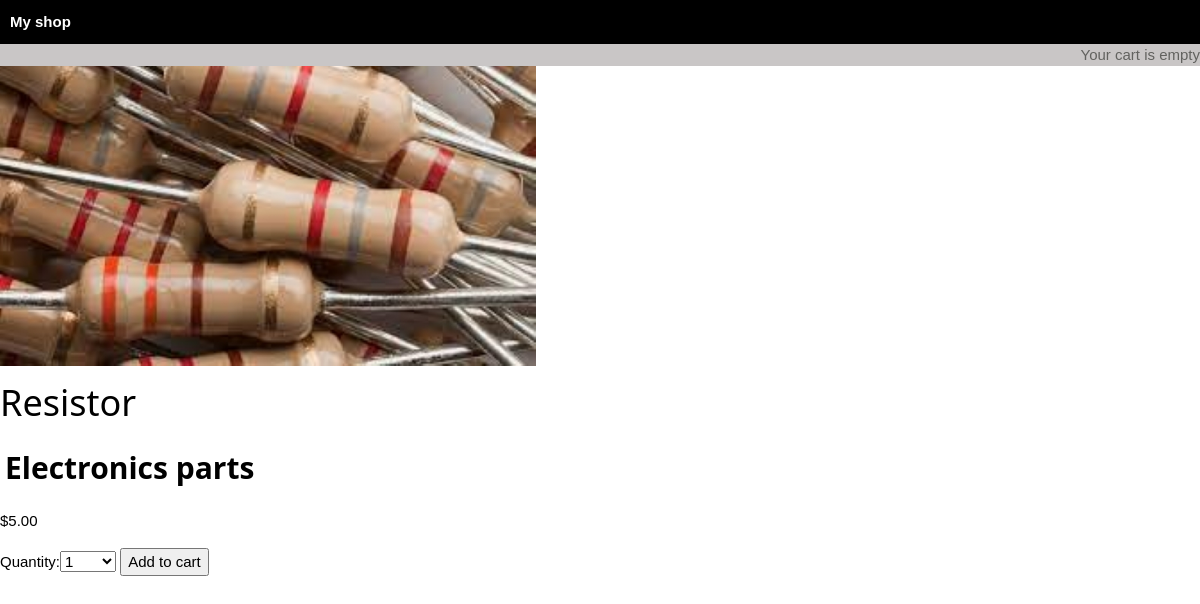
Screenshot of /5/resistor/ with the database file from the repository.
### shop/models.py (models this page shows, shortened)
class Product(models.Model):
    CURRENCY_CHOICES = ( ('#','naira'),)
    category = models.ForeignKey(Category, related_name='products',
                                    on_delete=models.CASCADE)
    name = models.CharField(max_length=200, db_index=True)
    slug = models.SlugField(max_length=200, db_index=True)
    image = models.ImageField(upload_to='products/%Y/%m/%d',blank=True)
    desc = models.TextField(blank=True)
    price = models.DecimalField(max_digits=12, decimal_places=2)
    currency = models.CharField(max_length=10,choices=CURRENCY_CHOICES, default='naira')
    available = models.BooleanField(default=True)
    created = models.DateTimeField(auto_now_add=True)
    updated = models.DateTimeField(auto_now=True)
    class Meta:
        ordering = ('name', 'price')
        index_together = (('id','slug'),)

class Category(models.Model):
    name = models.CharField(max_length=200, db_index=True)
    slug = models.SlugField(max_length=200, unique=True)
    class Meta:
        ordering = ('name',)
        verbose_name = 'category'
        verbose_name_plural = 'categories'
    def __str__(self) -> str:
        return self.name
    def get_absolute_url(self):
        return reverse('shop:product_list_by_category', args =[self.slug])

### shop/views.py (the view)
# urls.py: path('<int:id>/<slug:slug>/', views.product_detail,name='product_detail'),
def product_detail(request, id, slug):
    product = get_object_or_404(Product, id=id, slug=slug, available=True)
    cart_product_form = CartAddProductForm()
    return render(request,
                            'shop/detail.html',{'product':product,
                            'cart_product_form':cart_product_form})

### cart/forms.py
class CartAddProductForm(forms.Form):
    quantity = forms.TypedChoiceField(
        choices=PRODUCT_QUANTITY_CHOICES, coerce=int
    )
    override = forms.BooleanField(required=False, initial=False, widget=forms.HiddenInput)

### cart/cart.py (called while the page is built)
    def __len__(self):
        return sum(item['quantity'] for item in self.cart.values())

### cart/context_processors.py (called while the page is built)
def cart(request):
    return {'cart': Cart(request)}

### templates/shop/detail.html (shortened to what this page needs)
{% extends "shop/base.html" %}
{% load static %}
{% block content %}
<div class="product-detail">
    <img src="{% if product.image %}{{ product.image.url }}{% else %}
    {% static '' img/noimage.png' %}{% endif %}">
    <h1>{{ product.name }}</h1>
    <h2>
        <a href="{{ product.category.get_absolute_url }}">
            {{ product.category }}
        </a>
    </h2>
    <p class="price">${{ product.price }}</p>
    <form action="{% url 'cart:cart_add' product.id %}" method="post">
        {{ cart_product_form }}
        <input type="submit" value="Add to cart">
    </form>
</div>
{% endblock %}

### static/css/base.css (style rules this page uses)
* { box-sizing: border-box; }
img { height: 300px; }
body { background-color: white; color: black; }
a { text-decoration: none; font-weight: bold; display: block; padding: 5px; margin-top: 1px; }

### static/css/w3.css (style rules this page uses)
*,*:before,*:after { box-sizing:inherit }
html { -ms-text-size-adjust:100%;-webkit-text-size-adjust:100% }
body { margin:0 }
a { background-color:transparent }
img { border-style:none }
button,input,select,textarea,optgroup { font:inherit;margin:0 }
button,input { overflow:visible }
button,select { text-transform:none }
button,[type=button],[type=reset],[type=submit] { -webkit-appearance:button }
html,body { font-family:Verdana,sans-serif;font-size:15px;line-height:1.5 }
html { overflow-x:hidden }
h1 { font-size:36px }
h2 { font-size:30px }
h1,h2,h3,h4,h5,h6 { font-family:"Segoe UI",Arial,sans-serif;font-weight:400;margin:10px 0 }
img { vertical-align:middle }
a { color:inherit }

### rows the page displays
Product: image (picture), name "Resistor", category "Electronics parts", price "5.00"
